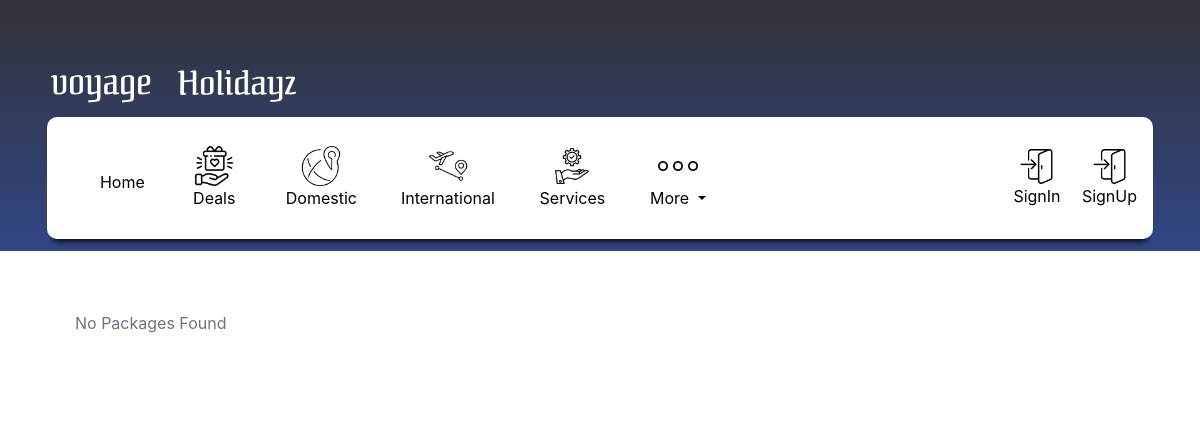
Before: /Holidays-Packages with the older database file.
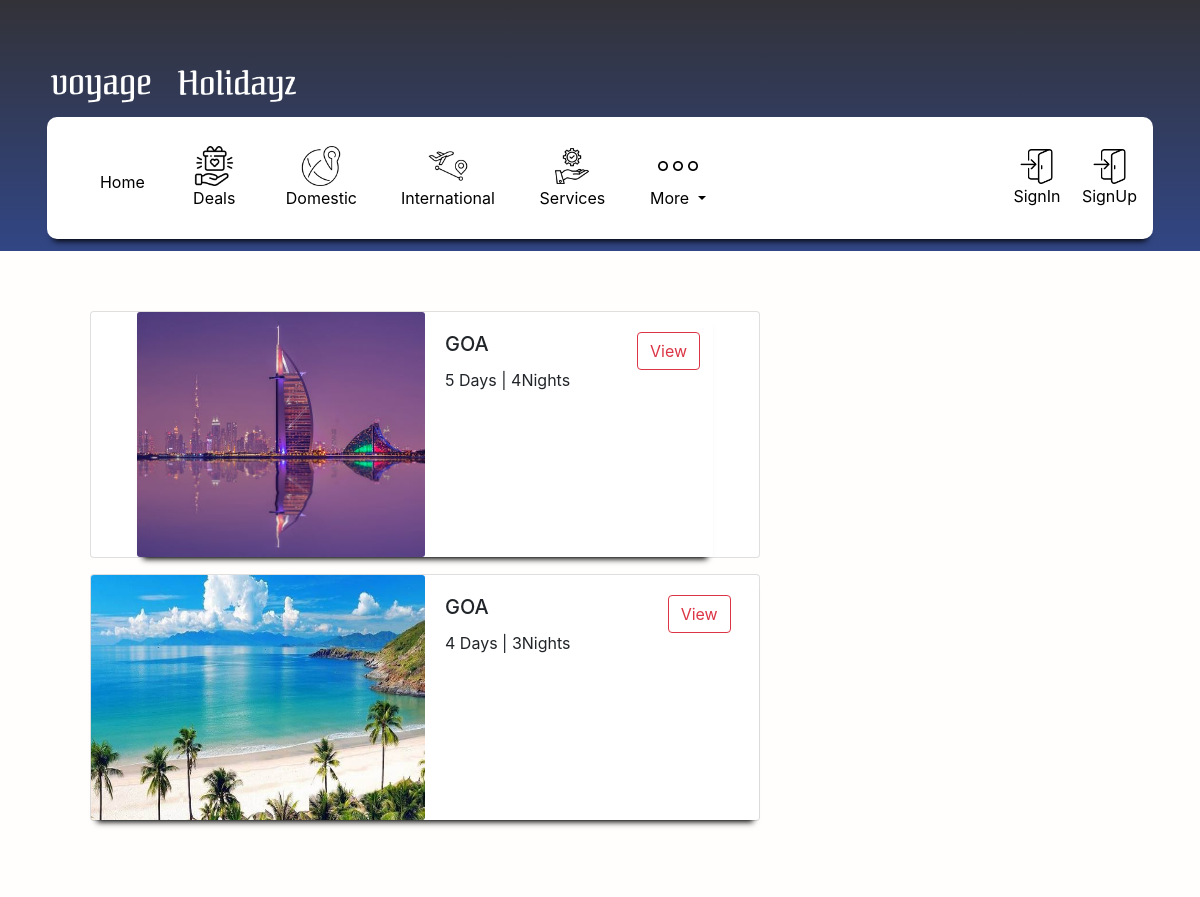
After: the same page with the newer database file.
### Holidays/models.py (models this page shows, shortened)
class Holidays_Packages_Upload(models.Model):
    Trip_Name           = models.CharField(max_length=255, blank=False)
    Days                = models.PositiveIntegerField()
    Nights              = models.PositiveIntegerField()
    Datailed_Itinerary  = models.TextField()
    Location_Image      = models.FileField(upload_to='media/HolidayPackage_Images/')
    Package             = models.CharField(max_length=59, choices = package_choice, default = '')
    uploaded_at         = models.DateTimeField(auto_now_add=True)

### Holidays/views.py (the view)
# urls.py: path('Holidays-Packages',views.Holidays_Packages_List_View, name = 'Holidays_Packages'),
def Holidays_Packages_List_View(request):
    Data_list = Holidays_Packages_Upload.objects.all().order_by('-id')
    template = 'Holidays/Holidays_Packages.html'
    context = {
                'Data_list': Data_list,
                }
    return render(request,template,context)

### Holidays/templates/Holidays/Holidays_Packages.html (shortened to what this page needs)
<!DOCTYPE html>
{% extends 'Voyage_LandingApp/base.html' %}
{% load static %}
{% load crispy_forms_tags %}
{% block content %}
<div class="Holidays-Package-Body">
    <div class="container ">
        <div class="rows Holidays-container">
            {% if Data_list %}
            {% for data in Data_list %}
            <div class="col-sm-8">
                <div class="card mb-3" style="max-width: 840px;">
                    <div class="row no-gutters">
                    <div class="col-md-6">
                        <img src="{{ data.Location_Image.url }}" class="card-img holidays-card-imgs" alt="...">
                    </div>
                    <div class="col-md-4">
                        <div class="card-body">
                        <h5 class="card-title">{{ data.Trip_Name }}  </h5>
                        <p class="card-text">{{ data.Days}} Days | {{ data.Nights}}Nights </p>
                        </div>
                    </div>
                    <div class="col-md-2">
                        <div class="card-body">
                            <button class="btn btn-outline-danger"> View</button>
                        </div>
                    </div>
                </div>
                </div>
            </div>
                {% endfor %}
                    {% else %}
                        <p class="text-secondary"> No Packages Found</p>
                {% endif %}
            </div>
        </div>
    </div>
{% endblock %}

### templates/Voyage_LandingApp/base.html (shortened to what this page needs)
<!DOCTYPE html>
<html lang="en">
{% load static %}
<head>
    <link rel="stylesheet" href="{% static "css/voyage_style.css"  %}">
    <link rel="stylesheet" href="{% static "js/voyage.js"  %}">
    <link rel="stylesheet" href="{% static "main/gijgo.min.css" %}">
    <link rel="stylesheet" href="https://unpkg.com/flickity@2/dist/flickity.min.css">
    <link rel="stylesheet" href="https://stackpath.bootstrapcdn.com/bootstrap/4.3.1/css/bootstrap.min.css">
     <link rel="stylesheet"
     href="https://use.fontawesome.com/releases/v5.8.1/css/all.css"
>
</head>
<body class="base-body">
<div class="jumbotron banner-area" id="main-bnr">
    <div class="container">
          <a href="{% url 'home' %}">
            <img src="{% static "images/brand.png" %}" alt="" style="width:250px">
          </a>
        <div class="row">
            <div class="col-12">
                <nav class="navbar navbar-expand-lg navbar-custom bg">
                    <div class="collapse navbar-collapse" id="navbarSupportedContent">
                      <ul class="navbar-nav mr-auto">
                        <li class="nav-item active text-center">
                            <a class="nav-link" href="{% url 'home' %}">
                            <img class="text-center" src="{% static "images/home.png" %}" alt="" style="width: 40px;"> <br>
                            Home <span class="sr-only">(current)</span>
                            </a>
                        </li>
                        <li class="nav-item text-center">
                            <a class="nav-link" href="#">
                                <img class="text-center" src="{% static "images/gift.png" %}" alt="" style="width: 40px;">
                                Deals
                            </a>
                        </li>
                        <li class="nav-item text-center">
                            <a class="nav-link" href="#">
                                <img class="text-center" src="{% static "images/domestic.png" %}" alt="" style="width: 40px;">
                                Domestic
                             </a>
                        </li>
                        <li class="nav-item text-center">
                            <a class="nav-link" href="#">
                                <img class="text-center" src="{% static "images/Destination.png" %}" alt="" style="width: 40px;">
                                International
                            </a>
                        </li>
                        <li class="nav-item text-center">
                            <a class="nav-link" href="#">
                                <img class="text-center" src="{% static "images/service.png" %}" alt="" style="width: 40px;">
                                Services
                            </a>
                        </li>
                        <li class="nav-item dropdown text-center">
                            <a class="nav-link dropdown-toggle" href="#" id="navbarDropdown" role="button" data-toggle="dropdown" aria-haspopup="true" aria-expanded="false">
                              <img class="text-center" src="{% static "images/more.png" %}" alt="" style="width: 40px;"> <br>
                              <span class="text-center">More</span>
                            </a>
                          </li>
                      </ul>
                      <ul class="navbar-nav ml-auto">
                      {% if user.is_authenticated%}
                        <li class="nav-item">
                          <a class="nav-link text-center" href="{% url 'logout' %}">
                          <img class="text-center" src="{% static "images/logout.png" %}" alt="" style="width: 35px;"> <br>
                            LogOut
                          </a>
                        </li>
                      {% else %}
                        <li class="nav-item">
                            <a class="nav-link text-center" href="{% url 'login' %}"  href="#sign-in-scrol">
                            <img class="text-center" src="{% static "images/login.png" %}" alt="" style="width: 35px;"> <br>
                              SignIn
                            </a>
                        </li>
                        <li class="nav-item">
                          <a class="nav-link text-center" href="{% url 'signup' %}"  href="#sign-in-scrol">
                          <img class="text-center" src="{% static "images/login.png" %}" alt="" style="width: 35px;"> <br>
                            SignUp
                          </a>
                        </li>
                       {% endif %}
                      </ul>
                    </div>
                  </nav>
            </div>
        </div>
    </div>
</div>
{% block content %}
{% endblock %}
</body>
</html>

### static/css/voyage_style.css (style rules this page uses)
.base-body { overflow-x: hidden !important; }
#main-bnr { background: rgb(49,74,149); background: linear-gradient(0deg, rgba(49,74,149,1) 0%, rgba(50,50,56,1) 100%); border-radius: 0px; }
.navbar { box-shadow: 0 8px 6px -6px black; }
.navbar .nav-item .nav-link { color: #000000; }
.navbar .nav-item { margin: 2%; }
.banner-area .navbar-custom { background-color:hsl(0, 0%, 100%); border-radius:10px; }
.Holidays-Package-Body { background-color: #fffefc; padding: 5%; margin-top: -7%; }
.Holidays-container .row { box-shadow: 0 8px 6px -6px black; margin:0 auto; }
.holidays-card-imgs { height: 245px; }

Changed rows visible on the page:
added Holidays_Packages_Upload: Location_Image (picture), Trip_Name "GOA", Days "5", Nights "4"
added Holidays_Packages_Upload: Location_Image (picture), Trip_Name "GOA", Days "4", Nights "3"
Other visible differences:
text no longer shown: "No Packages Found"
